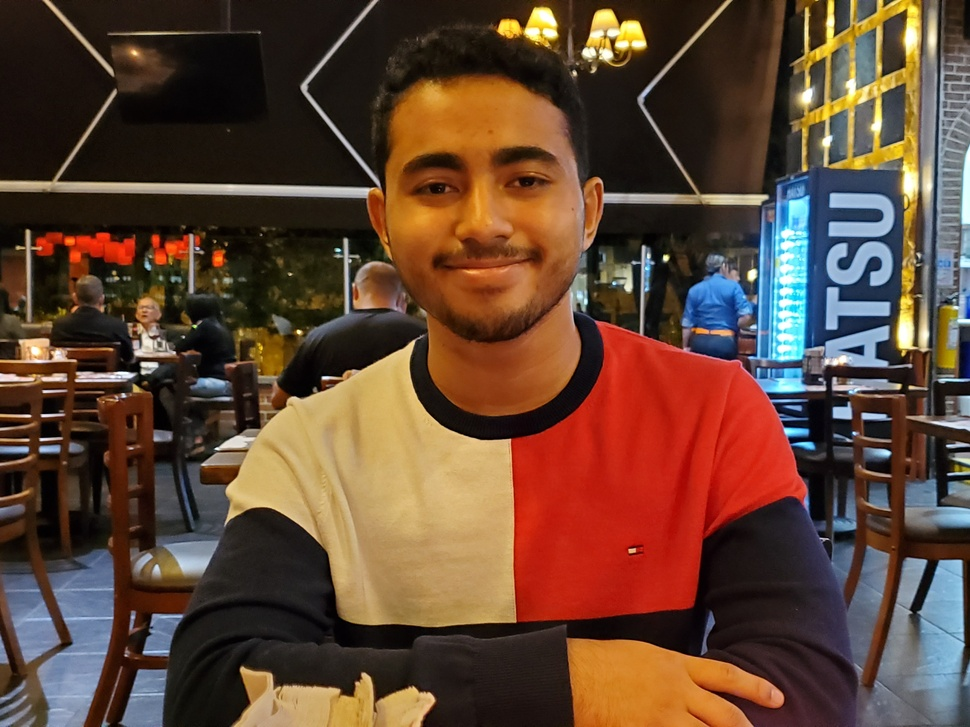
#> input picture proyecto/codigo/yo.jpg, 970 x 727 px, shrunk from 2544 x 1908 before the run
$ python xd.py   (older library calls are emulated)
#> lines starting #> are read from the running program, lines starting #| are printed output that depends on the picture
#> in main, img is the input picture: shape (727, 970, 3); mean R, G, B 97.7, 69.3, 52.5
#!/usr/bin/env python

"""
Usage: python carver.py <r/c> <scale> <image_in> <image_out>
Copyright 2018 Karthik Karanth, MIT License
"""

import sys


import numpy as np
from imageio import imread, imwrite
from scipy.ndimage.filters import convolve

def calc_energy(img):
    filter_du = np.array([
        [1.0, 2.0, 1.0],
        [0.0, 0.0, 0.0],
        [-1.0, -2.0, -1.0],
    ])
    # This converts it from a 2D filter to a 3D filter, replicating the same
    # filter for each channel: R, G, B
    filter_du = np.stack([filter_du] * 3, axis=2)

    filter_dv = np.array([
        [1.0, 0.0, -1.0],
        [2.0, 0.0, -2.0],
        [1.0, 0.0, -1.0],
    ])
    # This converts it from a 2D filter to a 3D filter, replicating the same
    # filter for each channel: R, G, B
    filter_dv = np.stack([filter_dv] * 3, axis=2)

    img = img.astype('float32')

    print(img.shape)
    print(filter_dv.shape)
    convolved = np.absolute(convolve(img, filter_du)) + np.absolute(convolve(img, filter_dv))

    # We sum the energies in the red, green, and blue channels
    energy_map = convolved.sum(axis=2)

    return energy_map

def crop_c(img, scale_c):
#> called with scale_c = 0.999
    r, c, _ = img.shape
#> r = 727; c = 970
    new_c = int(scale_c * c)
#> new_c = 969

    for i in range(c - new_c):
        img = carve_column(img)
#> this loop made 1 pass
#> (printed output is left out)
#> pass 1, in calc_energy, `convolved = np.absolute(convolve(img, filter_du)) + np.absolute(convol..`:
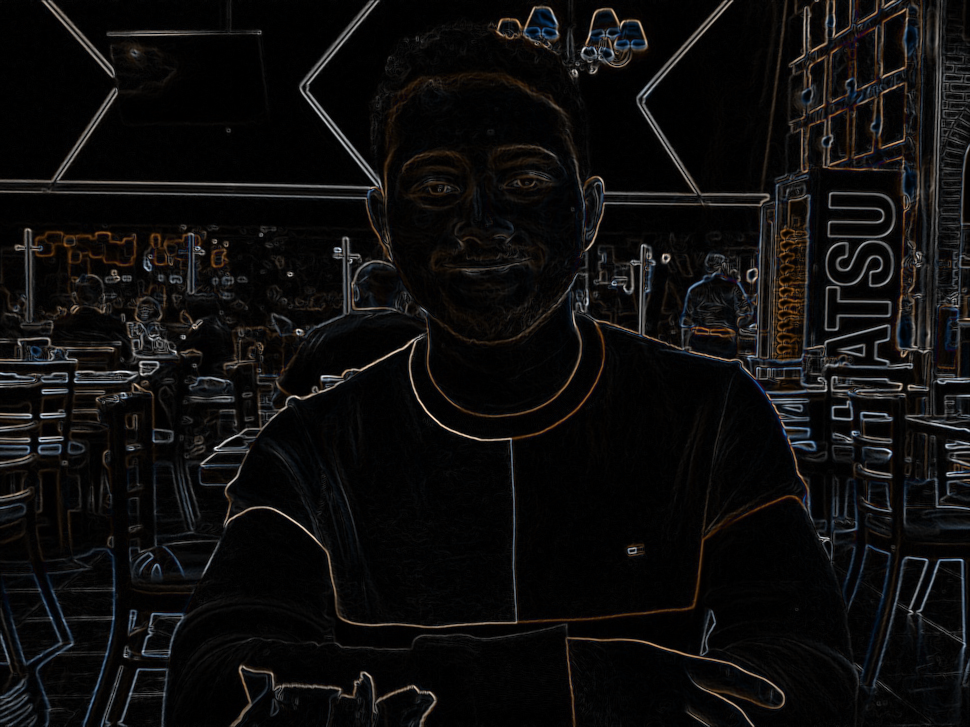
#> convolved: shape (727, 970, 3) float32; mean R, G, B 203.3, 192.4, 189.6; drawn with min black and max white
#> pass 1, in carve_column, `M, backtrack = minimum_seam(img)`:
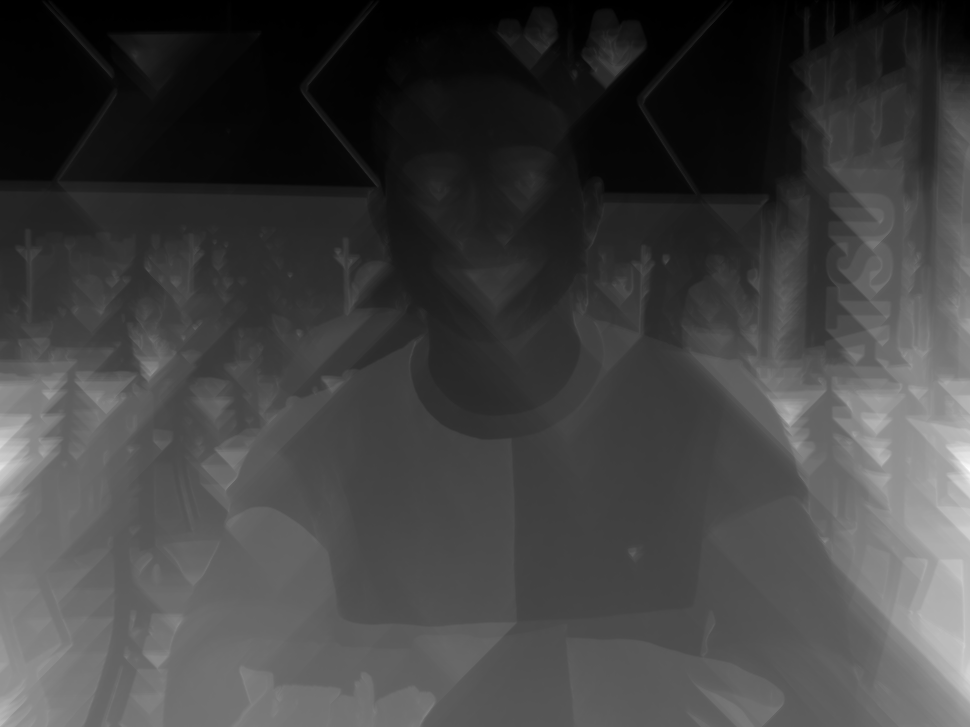
#> M: shape (727, 970) float32; min 0, max 210000, mean 54003.8; drawn with min black and max white

    return img

def crop_r(img, scale_r):
    img = np.rot90(img, 1, (0, 1))
    img = crop_c(img, scale_r)
    img = np.rot90(img, 3, (0, 1))
    return img

def carve_column(img):
    r, c, _ = img.shape

    M, backtrack = minimum_seam(img)
    mask = np.ones((r, c), dtype=np.bool)

    j = np.argmin(M[-1])
    for i in reversed(range(r)):
        mask[i, j] = False
        j = backtrack[i, j]

    mask = np.stack([mask] * 3, axis=2)
    print("mask", mask)
    print("mask", mask.ndim, mask.shape)
    print("img", img)
    print("img", img.ndim, img.shape)
    img = img[mask]
    print("img", img)
    print("img", img.ndim, img.shape)
    img = img.reshape((r, c - 1, 3))
    print("img", img)
    print("img", img.ndim, img.shape)
    return img

def minimum_seam(img):
    r, c, _ = img.shape
    energy_map = calc_energy(img)

    M = energy_map.copy()
    backtrack = np.zeros_like(M, dtype=np.int)

    for i in range(1, r):
        for j in range(0, c):
            # Handle the left edge of the image, to ensure we don't index a -1
            if j == 0:
                idx = np.argmin(M[i-1, j:j + 2])
                backtrack[i, j] = idx + j
                min_energy = M[i-1, idx + j]
            else:
                idx = np.argmin(M[i - 1, j - 1:j + 2])
                backtrack[i, j] = idx + j - 1
                min_energy = M[i - 1, idx + j - 1]

            M[i, j] += min_energy

    return M, backtrack

def main():


    which_axis = 'c'
    scale = 0.999
    in_filename = "yo.jpg"
    out_filename = 'result.jpg'

    img = imread(in_filename)

    if which_axis == 'r':
        out = crop_r(img, scale)
    elif which_axis == 'c':
        out = crop_c(img, scale)
    else:
        print('usage: carver.py <r/c> <scale> <image_in> <image_out>', file=sys.stderr)
        sys.exit(1)

    imwrite(out_filename, out)

if __name__ == '__main__':
    main()
